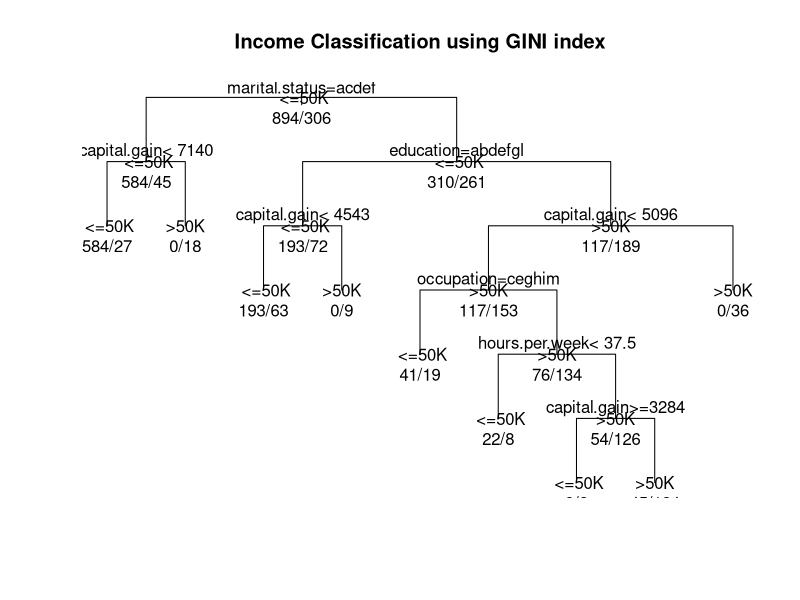

Here is the R script that generated this plot: (Note: this script raises an error after producing the figure.)

library(rpart)
library(caret)
set.seed((40))
#read the file and remove the ? rows
cen.data = read.csv("census-adult.csv",na.strings = " ?")
cen.data = na.omit(cen.data)

#take a sample and split the data into training and test 60:40
indices = sample(1:nrow(cen.data), 2000)
train = indices[801:2000]
test = indices[1:800]
train_set = cen.data[train,]
test_set = cen.data[test,]


tree.income = rpart(formula = income~. , data = train_set, method = "class", parms = list(split = "gini"))
plot(tree.income, uniform=TRUE, 
     main="Income Classification using GINI index")
text(tree.income, use.n=TRUE, all=TRUE)
post(tree.income, file = "gini.ps", title = "Income Classification using GINI index")


x = predict(tree.income, test_set, type = "vector")
tab = table(as.vector(x), test_set[,15])
rownames(tab) = colnames(tab) 

conf = confusionMatrix(tab)
print(conf$table)
print(conf$overall)
print(conf$byClass)

